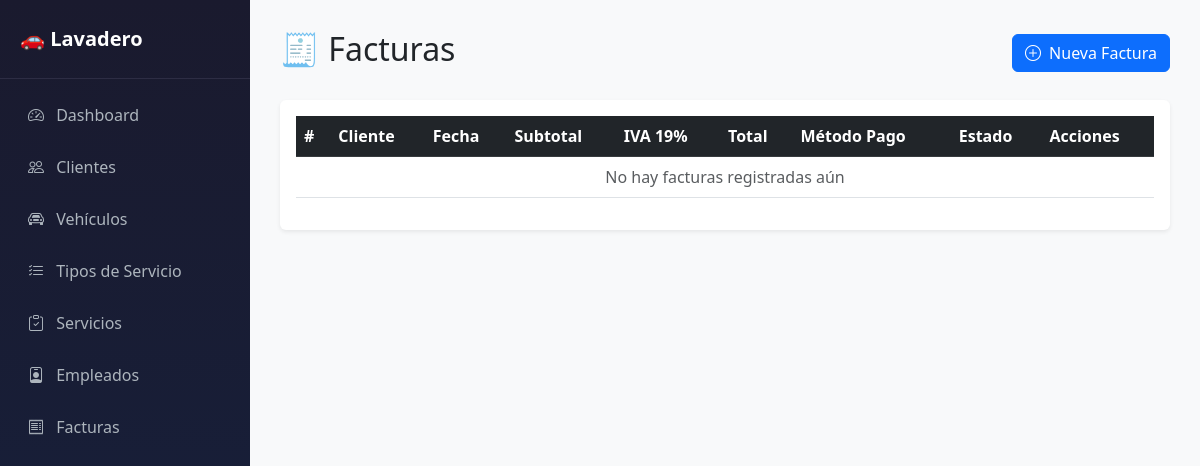
The page /facturas/ on the database as committed earlier.
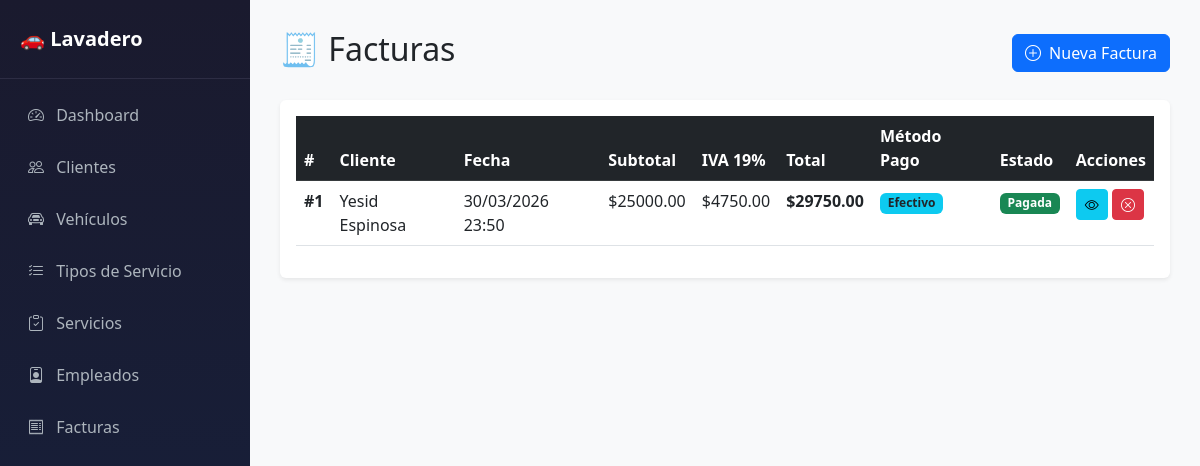
The same page on the database as committed later.
### gestion/models.py (models this page shows, shortened)
class Factura(models.Model):
    ESTADOS = [
        ('pendiente', 'Pendiente'),
        ('pagada',    'Pagada'),
        ('anulada',   'Anulada'),
    ]
    METODOS_PAGO = [
        ('efectivo',      'Efectivo'),
        ('tarjeta',       'Tarjeta'),
        ('transferencia', 'Transferencia'),
    ]
    numero        = models.AutoField(primary_key=True)
    cliente       = models.ForeignKey(Cliente,  on_delete=models.CASCADE)
    empleado      = models.ForeignKey(Empleado, on_delete=models.CASCADE)
    fecha         = models.DateTimeField(auto_now_add=True)
    subtotal      = models.DecimalField(max_digits=10, decimal_places=2, default=0)
    impuesto      = models.DecimalField(max_digits=10, decimal_places=2, default=0)
    total         = models.DecimalField(max_digits=10, decimal_places=2, default=0)
    estado        = models.CharField(max_length=20, choices=ESTADOS, default='pendiente')
    metodo_pago   = models.CharField(max_length=20, choices=METODOS_PAGO, default='efectivo')
    observaciones = models.TextField(blank=True, null=True)

class Cliente(models.Model):
    nombre          = models.CharField(max_length=100)
    telefono        = models.CharField(max_length=20)
    email           = models.EmailField(blank=True, null=True)
    fecha_registro  = models.DateTimeField(auto_now_add=True)

### gestion/views.py (the view)
# urls.py: path('facturas/',                   views.lista_facturas,  name='lista_facturas'),
def lista_facturas(request):
    facturas = Factura.objects.all().order_by('-fecha')
    return render(request, 'gestion/facturas.html', {'facturas': facturas})

### gestion/templates/gestion/facturas.html (shortened to what this page needs)
{% extends 'gestion/base.html' %}
{% block contenido %}
<div class="d-flex justify-content-between align-items-center mb-4">
    <h2>🧾 Facturas</h2>
    <a href="{% url 'nueva_factura' %}" class="btn btn-primary">
        <i class="bi bi-plus-circle me-2"></i>Nueva Factura
    </a>
</div>
<div class="card border-0 shadow-sm">
    <div class="card-body">
        <table class="table table-hover">
            <thead class="table-dark">
                <tr>
                    <th>#</th>
                    <th>Cliente</th>
                    <th>Fecha</th>
                    <th>Subtotal</th>
                    <th>IVA 19%</th>
                    <th>Total</th>
                    <th>Método Pago</th>
                    <th>Estado</th>
                    <th>Acciones</th>
                </tr>
            </thead>
            <tbody>
                {% for factura in facturas %}
                <tr>
                    <td><strong>#{{ factura.numero }}</strong></td>
                    <td>{{ factura.cliente.nombre }}</td>
                    <td>{{ factura.fecha|date:"d/m/Y H:i" }}</td>
                    <td>${{ factura.subtotal }}</td>
                    <td>${{ factura.impuesto }}</td>
                    <td><strong>${{ factura.total }}</strong></td>
                    <td>
                        <span class="badge bg-info text-dark">
                            {{ factura.get_metodo_pago_display }}
                        </span>
                    </td>
                    <td>
                        {% if factura.estado == 'pagada' %}
                        <span class="badge bg-success">Pagada</span>
                        {% elif factura.estado == 'pendiente' %}
                        <span class="badge bg-warning text-dark">Pendiente</span>
                        {% else %}
                        <span class="badge bg-danger">Anulada</span>
                        {% endif %}
                    </td>
                    <td>
                        <a href="{% url 'detalle_factura' factura.numero %}"
                           class="btn btn-sm btn-info">
                            <i class="bi bi-eye"></i>
                        </a>
                        {% if factura.estado != 'anulada' %}
                        <button onclick="confirmarAnular('{% url 'anular_factura' factura.numero %}')"
                                class="btn btn-sm btn-danger">
                            <i class="bi bi-x-circle"></i>
                        </button>
                        {% endif %}
                    </td>
                </tr>
                {% empty %}
                <tr>
                    <td colspan="9" class="text-center text-muted">
                        No hay facturas registradas aún
                    </td>
                </tr>
                {% endfor %}
            </tbody>
        </table>
    </div>
</div>
{% endblock %}

Rows that differ between the two databases and show on the page:
added Factura: numero "1", cliente.nombre "Yesid Espinosa", fecha "30/03/2026 23:50", subtotal "25000.00", impuesto "4750.00", total "29750.00", metodo_pago "Efectivo", estado "Pagada"
Other text that changed with them:
text no longer shown: "No hay facturas registradas aún"
